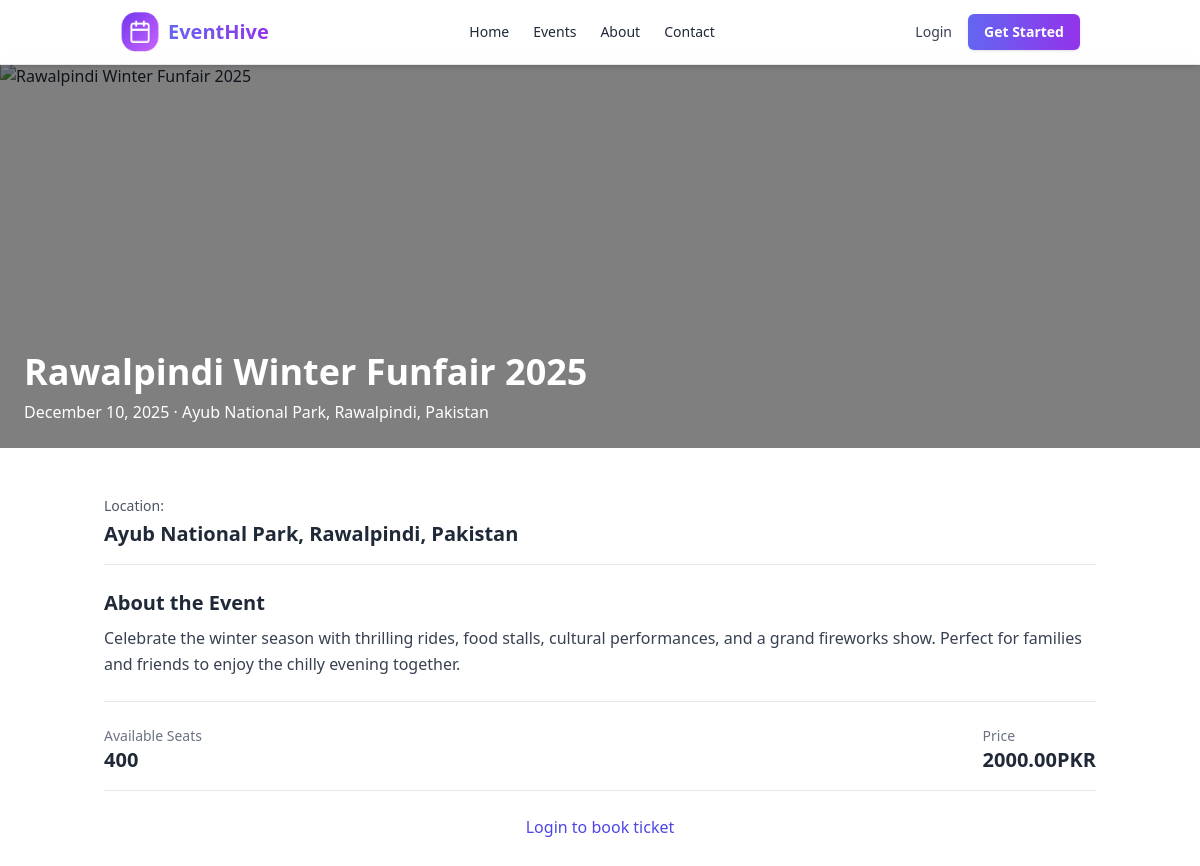
The page /events/5/ on the database its author committed.
### events/models.py (models this page shows, shortened)
class Event(models.Model):
    CATEGORY_CHOICES = [
        ('Technology', 'Technology'),
        ('Music', 'Music'),
        ('Business', 'Business'),
        ('Food', 'Food'),
    ]
    title = models.CharField(max_length=200)
    image_url = models.URLField()
    date = models.DateTimeField()
    location = models.CharField(max_length=200)
    description = models.TextField()
    seats_available = models.PositiveIntegerField()
    price = models.DecimalField(max_digits=8, decimal_places=2)
    category = models.CharField(max_length=50, choices=CATEGORY_CHOICES, default='Technology')  # ✅ NEW FIELD

### events/views.py (the view)
# urls.py: path('events/<int:event_id>/', views.event_detail, name='event_detail'),
def event_detail(request, event_id):
    event = get_object_or_404(Event, id=event_id)
    return render(request, 'event_detail.html', {'event': event})

### templates/event_detail.html
{% extends "base.html" %}
{% load static %}
{% block content %}
<section class="relative h-96">
  <img src="{{ event.image_url }}" alt="{{ event.title }}" class="w-full h-full object-cover" />
  <div class="absolute inset-0 bg-black/50"></div>
  <div class="absolute bottom-0 p-6 text-white max-w-4xl">
    <h1 class="text-4xl font-bold mb-2">{{ event.title }}</h1>
    <p>{{ event.date|date:"F j, Y" }} · {{ event.location }}</p>
  </div>
</section>
<section class="py-12">
  <div class="container mx-auto px-4 max-w-5xl space-y-6">
    <div class="space-y-1 border-b pb-4">
      <p class="text-gray-600 text-sm">Location:</p>
      <h3 class="text-xl font-semibold">{{ event.location }}</h3>
    </div>
    <div class="space-y-2 border-b pb-6">
      <h3 class="text-xl font-bold">About the Event</h3>
      <p class="text-gray-700 leading-relaxed text-base">{{ event.description }}</p>
    </div>
    <div class="flex justify-between items-center border-b pb-4">
      <div>
        <p class="text-sm text-gray-500">Available Seats</p>
        <p class="text-xl font-bold">{{ event.seats_available }}</p>
      </div>
      <div>
        <p class="text-sm text-gray-500">Price</p>
        <p class="text-xl font-bold">{{ event.price }}PKR</p>
      </div>
    </div>
    {% if user.is_authenticated %}
    <form method="post" action="{% url 'book_event' event.id %}" class="mt-6">
      {% csrf_token %}
      <button type="submit"
        class="bg-green-600 hover:bg-green-700 text-white px-6 py-3 rounded-md text-lg w-full">
        Book Now
      </button>
    </form>
    {% else %}
    <div class="text-center mt-6">
      <a href="{% url 'login' %}?next={% url 'event_detail' event.id %}"
        class="text-indigo-600 font-medium hover:underline">Login to book ticket</a>
    </div>
    {% endif %}
  </div>
</section>
{% endblock %}

### rows shown on the page
Event: title "Rawalpindi Winter Funfair 2025", date "December 10, 2025", location "Ayub National Park, Rawalpindi, Pakistan", description "Celebrate the winter season with thrilling rides, food stalls, cultural performances, and a grand fireworks show. Perfect for families and friends to enjoy the chilly evening together.", seats_available "400", price "2000.00"
